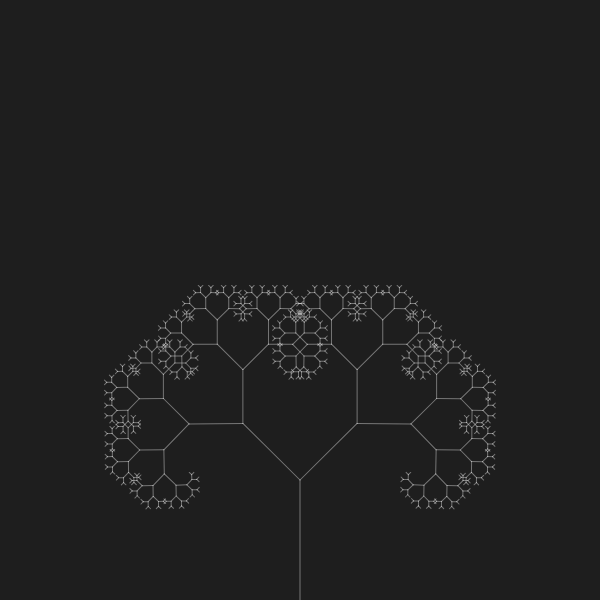
Frame 1 (no input)
Frame 60 (no input): identical to frame 1, image omitted
Frame 120 (the mouse pressed at the canvas centre since frame 60): identical to frame 1, image omitted

The p5.js sketch that drew this single still picture (run headless with seeded random() and noise() and a simulated clock; from frame 60 on, the mouse is pressed at the canvas centre):

// p5.js sketch
// ── sketch.js
let angle;
let slider;

function setup() {
  createCanvas(600, 600);
  slider = createSlider(0, PI / 2, PI / 4, 0.01);
}

function draw() {
  background(30);
  angle = slider.value();
  stroke(255, 100);
  translate(300, height);
  branch(120);
}

function branch(len) {
  line(0, 0, 0, -len);
  translate(0, -len);
  
  if (len > 4) {
    push();
    rotate(angle);
    branch(len * 0.67);
    pop();
    
    push();
    rotate(-angle);
    branch(len * 0.67);
    pop();
  }
}
